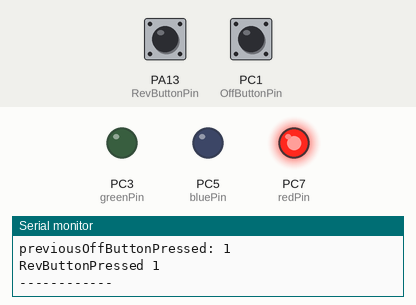
This sketch was run on a simulated STM32 Blue Pill. On the bench: output pins drawn as LEDs (lit = HIGH), the last lines printed to the serial monitor. Dashed ring = blinking. Inputs (shaded band) come from the test bench; at power-on: PA13 (RevButtonPin) HIGH, PC1 (OffButtonPin) HIGH.

Above: at 3.2 s.
3.3 s: PA13 (RevButtonPin) pulled LOW for 0.15 s
At 3.7 s:
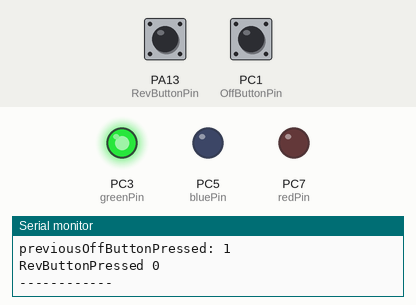
5.3 s: PC1 (OffButtonPin) pulled LOW for 0.15 s
At 5.76 s:
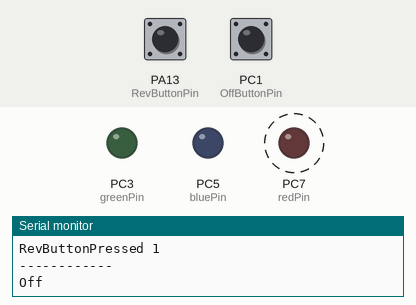
8.3 s: PC1 (OffButtonPin) pulled LOW for 1 s
10.8 s: PC1 (OffButtonPin) pulled LOW for 3.2 s
At 11.92 s:
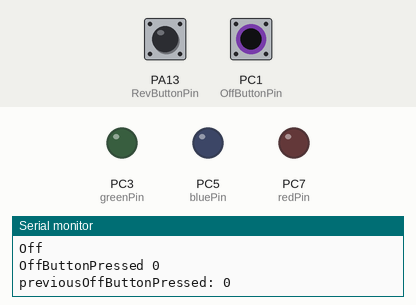
Timing chart, 0 to 16.5 s (numbered marks = the images above; inputs shaded):
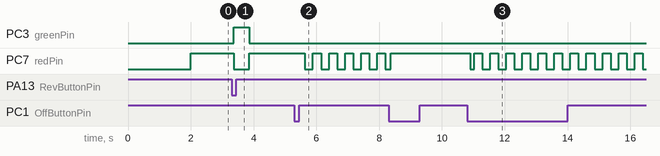

The sketch:

LED_and_Button.ino
```cpp
const int redPin = 39;
const int greenPin = 35;
const int bluePin = 37;
const int OffButtonPin = 33;
const int RevButtonPin = 13;

int previousStateRed = 0;
bool state = true;
bool Reviving = false;
int previousOffButtonPressed = 1;

void setup() {
  pinMode(redPin, OUTPUT);
  pinMode(bluePin, OUTPUT);
  pinMode(greenPin, OUTPUT);

  pinMode(OffButtonPin, INPUT_PULLUP);
  pinMode(RevButtonPin, INPUT_PULLUP);

  Serial.begin(115200);
  delay(2000);
  Serial.println("starting...");
}

void Flash(int previousStateRed) {
  if (previousStateRed % 20 <= 9) {
    Serial.print("Red\n");
    digitalWrite(redPin, HIGH);
    digitalWrite(greenPin, LOW);
    digitalWrite(bluePin, LOW);
  }
  else {
    Serial.print("Off\n");
    digitalWrite(redPin, LOW);
    digitalWrite(greenPin, LOW);
    digitalWrite(bluePin, LOW);
  }
}

void loop() {
  int OffButtonPressed = digitalRead(OffButtonPin);
  Serial.print("OffButtonPressed ");
  Serial.println(OffButtonPressed);
  Serial.print("previousOffButtonPressed: ");
  Serial.println(previousOffButtonPressed);
  int RevButtonPressed = digitalRead(RevButtonPin);
  Serial.print("RevButtonPressed ");
  Serial.println(RevButtonPressed);
  Serial.println("------------");

  Reviving = false;

  if (OffButtonPressed == 0 && previousOffButtonPressed != 0) {
    state = !state;
    delay(50);
  }
  else if (RevButtonPressed == 0) {
    Reviving = true;
    delay(50);
  }

  if (!state) {
    Flash(previousStateRed);
    previousStateRed++;
    delay(25);
  }
  else {
    //rest of code
    //Serial.print("Running...\n");
    if (Reviving) {
      digitalWrite(redPin, LOW);
      digitalWrite(greenPin, HIGH);
      digitalWrite(bluePin, LOW);
      delay(500);
    }
    else {
      digitalWrite(redPin, HIGH);
      digitalWrite(greenPin, LOW);
      digitalWrite(bluePin, LOW);
      delay(50);
    }
  }
  previousOffButtonPressed = OffButtonPressed;
}
```

Measured:
- after the input at 3.3 s, PC3 (greenPin): LOW → HIGH after 0.06 s, → LOW 0.50 s later; PC7 (redPin): HIGH → LOW after 0.06 s, → HIGH 0.50 s later
- after the input at 5.3 s, PC7 (redPin): alternates HIGH for 0.26 s and LOW for 0.26 s, starting after 0.34 s
- after the input at 10.8 s, PC7 (redPin): HIGH → LOW after 0.10 s, then repeats every 0.51 s: HIGH 0.26 s, LOW 0.26 s
